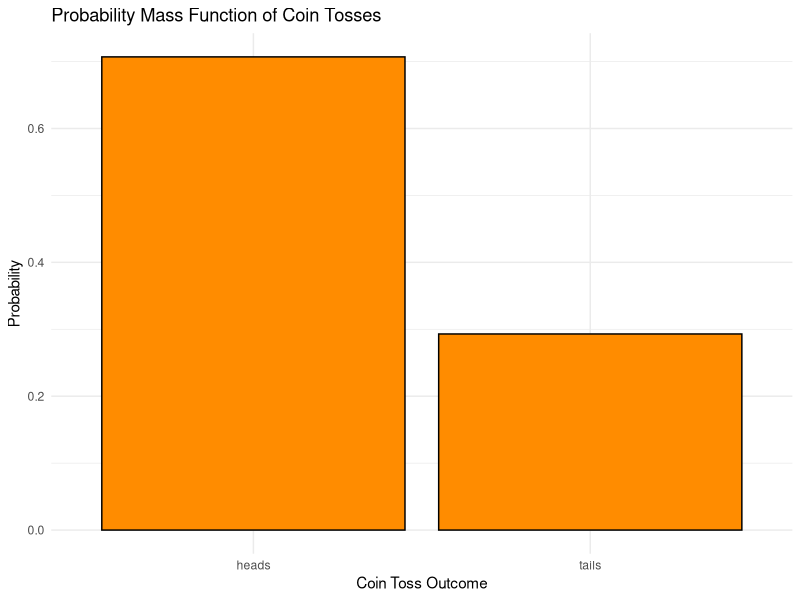
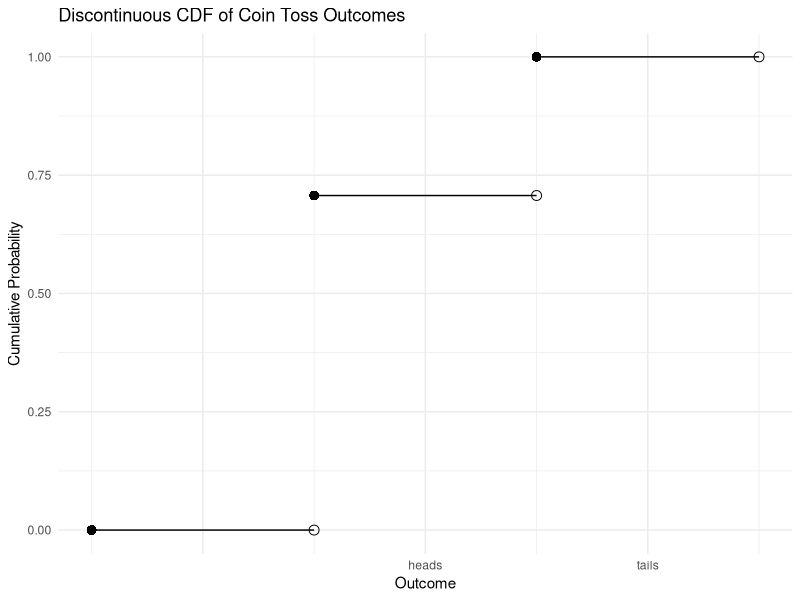
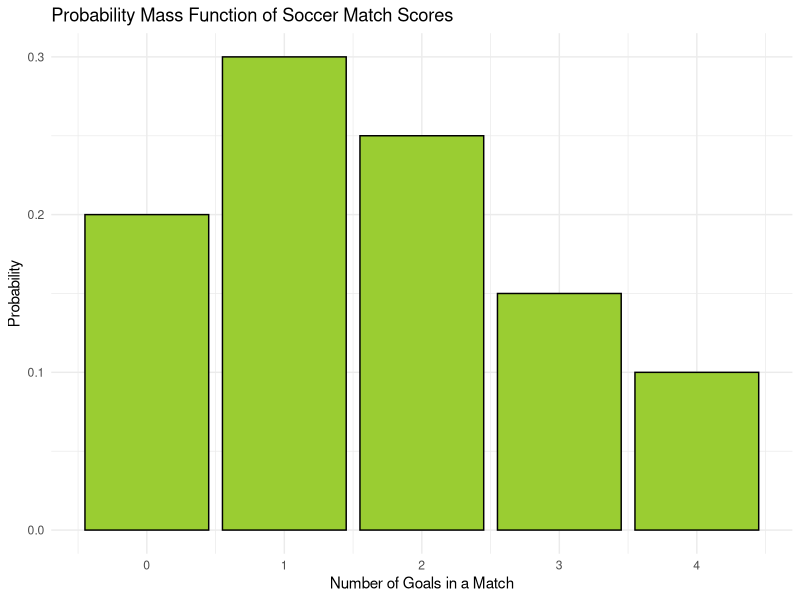
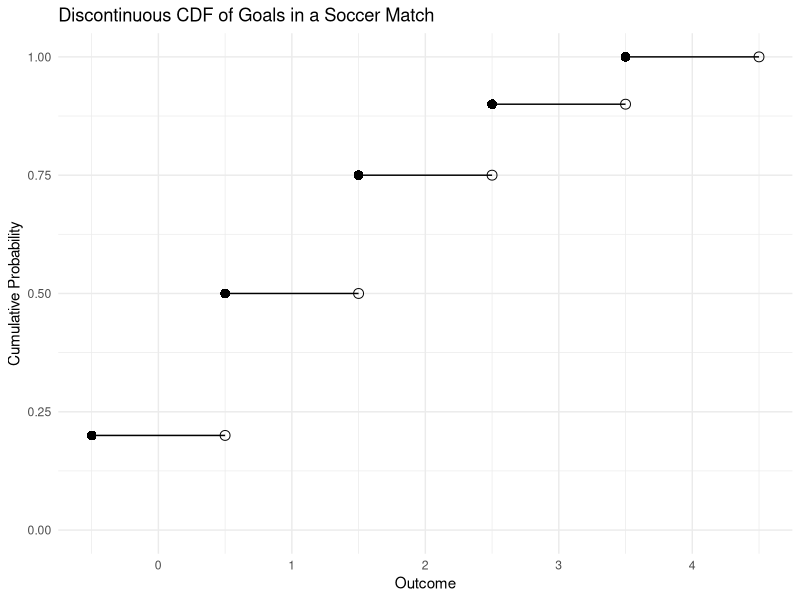
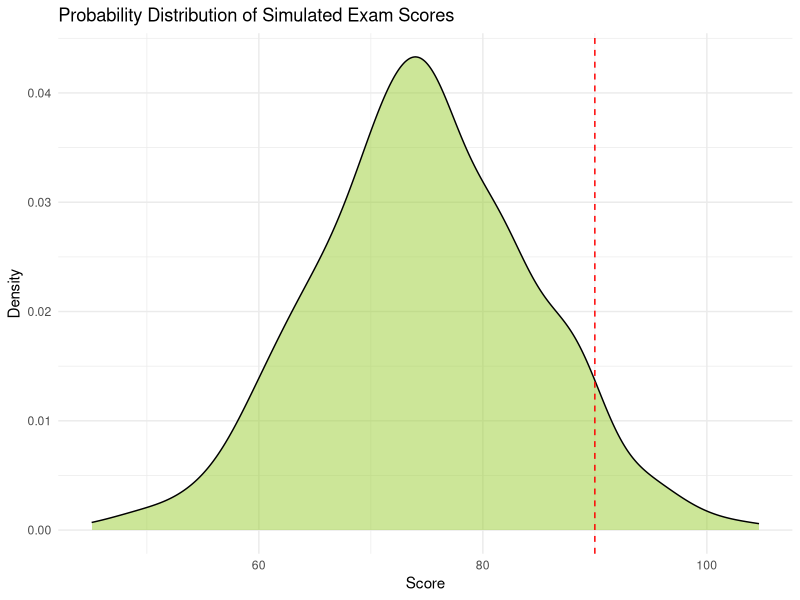
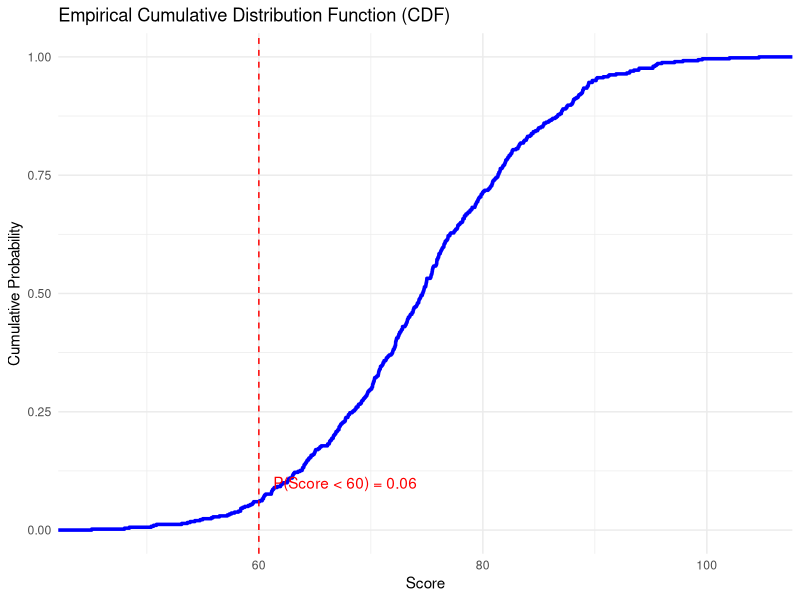
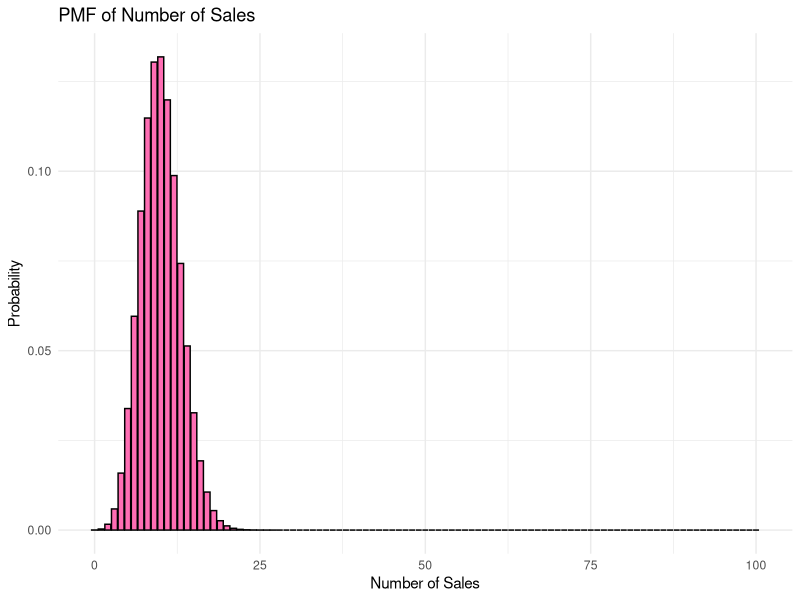
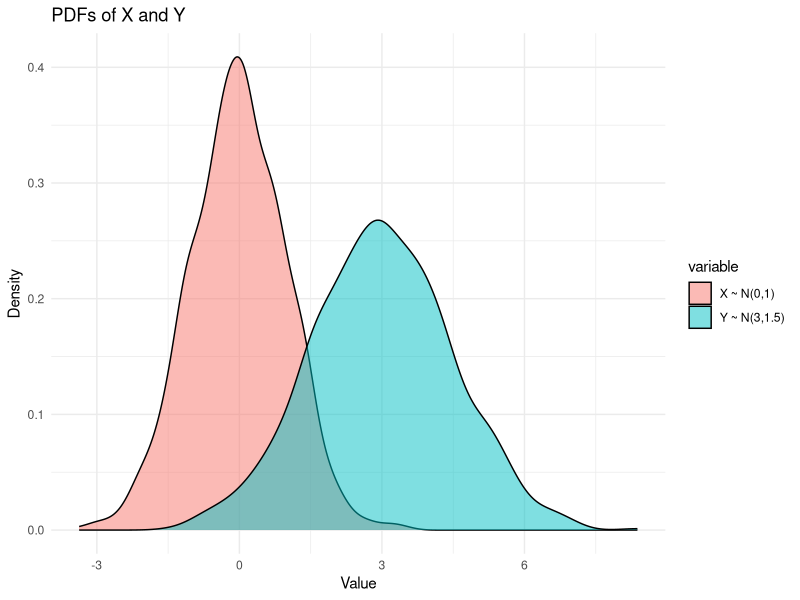

The R source for these figures, in order:
## ---- chunk 1
set.seed(42)
library(ggplot2)

# simulate coin tosses
coin_tosses <- sample(c("heads", "tails"), size = 1000, replace = TRUE, prob = c(0.7, 0.3))

# plot PMF
coin_tosses_table <- table(coin_tosses)
coin_tosses_data <- as.data.frame(coin_tosses_table)
colnames(coin_tosses_data) <- c("coin_toss", "frequency")
coin_tosses_data$coin_toss <- as.factor(coin_tosses_data$coin_toss)
coin_tosses_data$probability <- coin_tosses_data$frequency / sum(coin_tosses_data$frequency)

ggplot(coin_tosses_data, aes(x = coin_toss, y = probability)) +
  geom_bar(stat = "identity", fill = "darkorange", color = "black") +
  labs(title = "Probability Mass Function of Coin Tosses",
       x = "Coin Toss Outcome",
       y = "Probability") +
  theme_minimal()
## ---- chunk 2
set.seed(42)
# compute cumulative probabilities
cdf <- cumsum(coin_tosses_table) / sum(coin_tosses_table)

# Add a zero-probability point
cdf <- c(0, cdf)
outcomes <- c("Start", names(coin_tosses_table))  # add a label for the zero point

# create a data frame for plotting
cdf_df <- data.frame(
  outcome = names(cdf),
  cumulative_probability = as.numeric(cdf)
)

# convert outcome to factor and use numeric positions for x
cdf_df$numeric_outcome <- seq_along(cdf_df$outcome)

# plot using ggplot2
ggplot(cdf_df, aes(x = numeric_outcome, y = cumulative_probability)) +
  # horizontal lines for steps
  geom_segment(
    aes(x = numeric_outcome - 0.5, xend = numeric_outcome + 0.5,
        y = cumulative_probability, yend = cumulative_probability),
    color = "black"
  ) +
  # filled points at the left end
  geom_point(
    aes(x = numeric_outcome - 0.5, y = cumulative_probability),
    size = 3, color = "black", shape = 16  # filled circle
  ) +
  # hollow points at the right end
  geom_point(
    aes(x = numeric_outcome + 0.5, y = cumulative_probability),
    size = 3, color = "black", shape = 1  # hollow circle
  ) +
  # customize x-axis labels
  scale_x_continuous(breaks = cdf_df$numeric_outcome, labels = cdf_df$outcome) +
  labs(
    title = "Discontinuous CDF of Coin Toss Outcomes",
    x = "Outcome",
    y = "Cumulative Probability"
  ) +
  theme_minimal() +
  scale_y_continuous(limits = c(0, 1))  # ensure y-axis spans from 0 to 1
## ---- chunk 3
set.seed(42)
scores <- data.frame(number_of_goals = c(0:4), probability = c(0.2, 0.3, 0.25, 0.15, 0.1))
# plot PMF
ggplot(scores, aes(x = number_of_goals, y = probability)) +
  geom_bar(stat = "identity", fill = "yellowgreen", color = "black") +
  labs(title = "Probability Mass Function of Soccer Match Scores",
       x = "Number of Goals in a Match",
       y = "Probability") +
  theme_minimal()

# compute the cumulative probabilities (CDF)
scores$cumulative_probability <- cumsum(scores$probability)

# plot the CDF using ggplot2
ggplot(scores, aes(x = number_of_goals, y = cumulative_probability)) +
  # horizontal lines for steps
  geom_segment(
    aes(x = number_of_goals - 0.5, xend = number_of_goals + 0.5,
        y = cumulative_probability, yend = cumulative_probability),
    color = "black"
  ) +
  # filled points at the left end
  geom_point(
    aes(x = number_of_goals - 0.5, y = cumulative_probability),
    size = 3, color = "black", shape = 16  # filled circle
  ) +
  # hollow points at the right end
  geom_point(
    aes(x = number_of_goals + 0.5, y = cumulative_probability),
    size = 3, color = "black", shape = 1  # hollow circle
  ) +
  labs(
    title = "Discontinuous CDF of Goals in a Soccer Match",
    x = "Outcome",
    y = "Cumulative Probability"
  ) +
  theme_minimal() +
  scale_y_continuous(limits = c(0, 1))  # ensure y-axis spans from 0 to 1
## ---- chunk 4
set.seed(42)
mean_score <- 75
sd_score <- 10
test_scores <- rnorm(500, mean = mean_score, sd = sd_score)

# calculate the probability of scoring above 90
prob_above_90 <- 1 - pnorm(90, mean = mean_score, sd = sd_score)
prob_above_90

# plot the PDF of the test scores
ggplot(data.frame(scores = test_scores), aes(x = scores)) +
  geom_density(fill = "yellowgreen", alpha = 0.5) +
  geom_vline(xintercept = 90, linetype = "dashed", color = "red") +
  labs(title = "Probability Distribution of Simulated Exam Scores",
       x = "Score",
       y = "Density") +
  theme_minimal()
## ---- chunk 5
set.seed(42)
# calculate the empirical CDF and the probability of scoring less than 60
test_scores_ecdf <- ecdf(test_scores)
prob_less_than_60 <- test_scores_ecdf(60)
prob_less_than_60

# plot the empirical CDF
ggplot(data.frame(x = test_scores), aes(x)) +
  stat_ecdf(geom = "step", color = "blue", size = 1.2) +
  geom_vline(xintercept = 60, linetype = "dashed", color = "red") +
  annotate("text", x = 60, y = 0.1, label = paste("P(Score < 60) =", round(prob_less_than_60, 4)), color = "red", hjust = -0.1) +
  labs(title = "Empirical Cumulative Distribution Function (CDF)",
       x = "Score",
       y = "Cumulative Probability") +
  theme_minimal()
## ---- chunk 6
set.seed(42)
# parameters
n_customers <- 100    # number of customers contacted
p_sale <- 0.1         # probability of a sale

# simulate number of sales
sales <- rbinom(1, size = 100, prob = 0.1)
sales

# calculate the expected revenue
revenue <- sales * 5
revenue

# plot the PMF of the number of sales
pmf_data <- data.frame(sales = 0:100, 
                       probability = dbinom(0:100, size = 100, prob = 0.1))

ggplot(pmf_data, aes(x = sales, y = probability)) +
  geom_bar(stat = "identity", fill = "hotpink1", color = "black") +
  labs(title = "PMF of Number of Sales",
       x = "Number of Sales",
       y = "Probability") +
  theme_minimal()
## ---- chunk 7
set.seed(42)
library(dplyr)
library(tidyr)

# X ~ N(0, 1) and Y ~ N(3, 1.5)
n <- 1000
X <- rnorm(n, mean = 0, sd = 1)
Y <- rnorm(n, mean = 3, sd = 1.5)

# plot the PDFs of X and Y on the same plot
pdf_data <- data.frame(
  value = c(X, Y),
  variable = c(rep("X ~ N(0,1)", n), rep("Y ~ N(3,1.5)", n))
)

ggplot(pdf_data, aes(x = value, fill = variable)) +
  geom_density(alpha = 0.5) +
  labs(title = "PDFs of X and Y",
       x = "Value",
       y = "Density") +
  theme_minimal()

# calculate the probability that X > Y
prob_X_greater_Y <- mean(X > Y)
prob_X_greater_Y
## ---- chunk 8
set.seed(42)
n_steps <- 1000
steps <- runif(n_steps, min = -1, max = 1)

# calculate the cumulative sum (random walk)
random_walk <- cumsum(steps)

# plot the trajectory of the random walk
step_data <- data.frame(step = 1:n_steps, position = steps)
ggplot(step_data, aes(x = step, y = position)) +
  geom_point(color = "deeppink4") +
  labs(title = "Trajectory of Random Walk Steps",
       x = "Step",
       y = "Step Value") +
  theme_minimal()

# cumulative sum plot
walk_data <- data.frame(step = 1:n_steps, position = random_walk)
ggplot(walk_data, aes(x = step, y = position)) +
  geom_line(color = "dodgerblue") +
  labs(title = "Cumulative Sum of Random Walk",
       x = "Step",
       y = "Cumulative Position") +
  theme_minimal()
